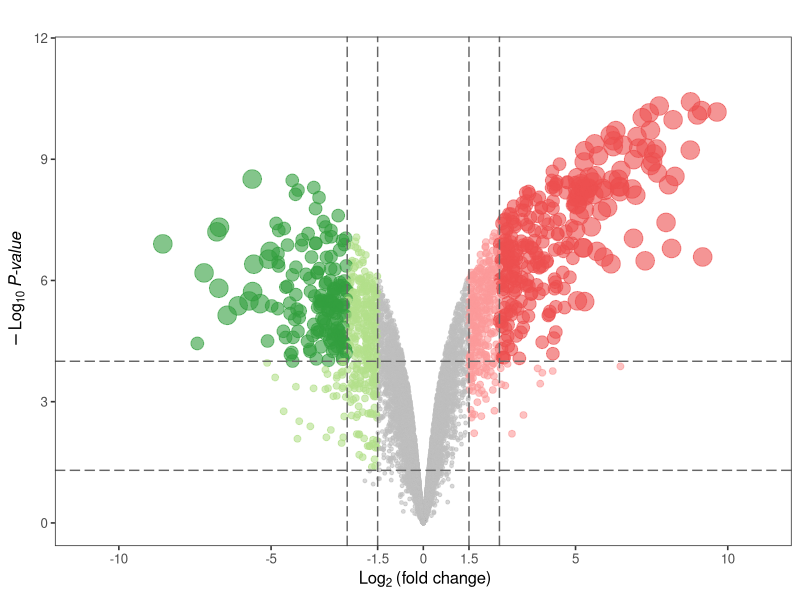
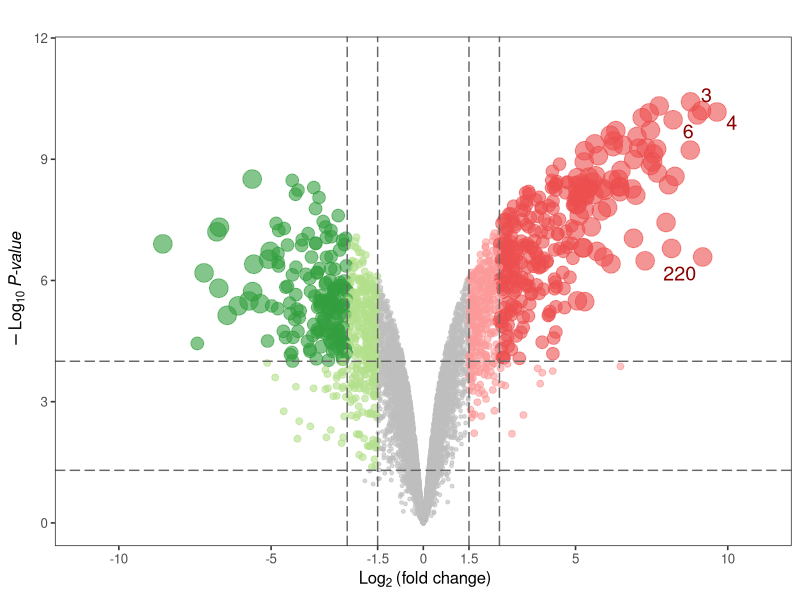
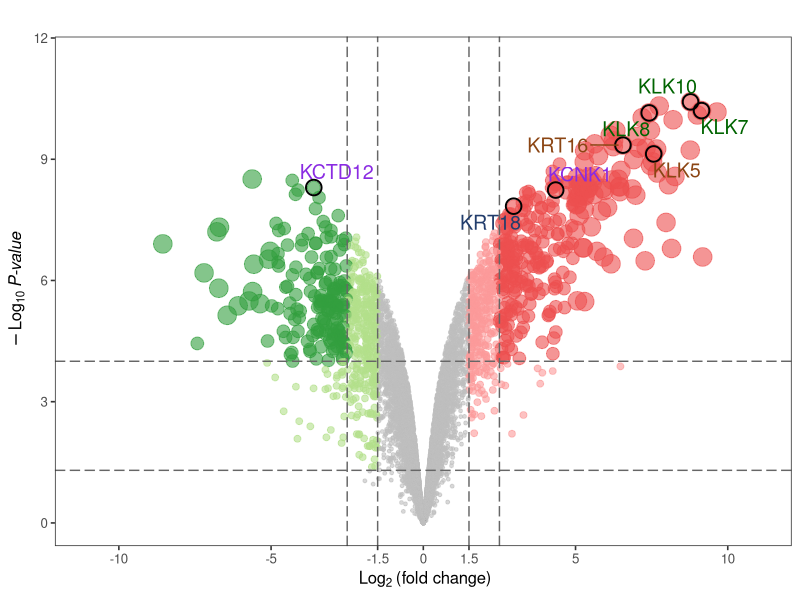
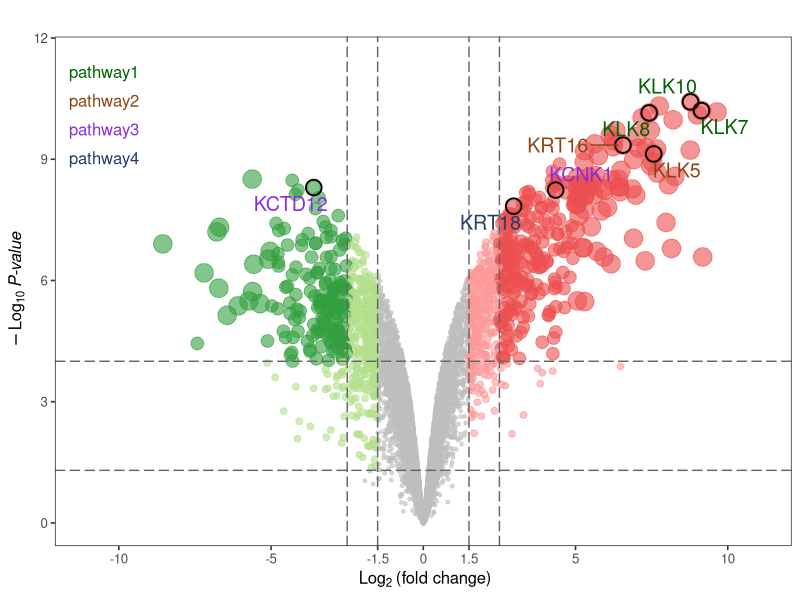
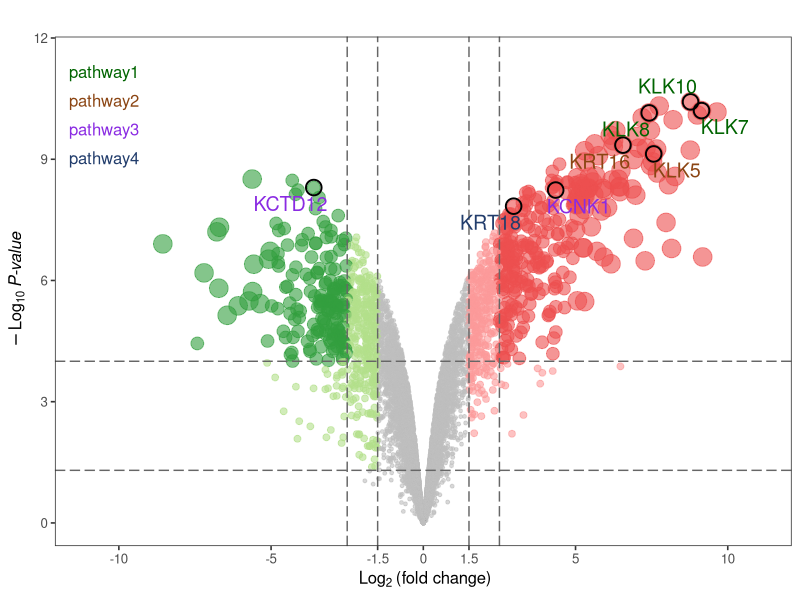

Source code (R) for these figures, in order:
## ---- chunk 1
knitr::opts_chunk$set(echo = TRUE)
## ---- chunk 2
#使用国内镜像安装包
#options("repos"= c(CRAN="https://mirrors.tuna.tsinghua.edu.cn/CRAN/"))
#options(BioC_mirror="http://mirrors.ustc.edu.cn/bioc/")

library(ggplot2)
library(ggrepel)
library(ggthemes)
library(gridExtra)

Sys.setenv(LANGUAGE = "en") #显示英文报错信息
options(stringsAsFactors = FALSE) #禁止chr转成factor
## ---- chunk 3
# 全部基因差异表达分析结果
x <- read.csv("easy_input_limma.csv")
x$label<- x$X
head(x)

# 突出展示感兴趣的基因
selectedGeneID <- read.csv("easy_input_selected.csv")
head(selectedGeneID)

# 提取感兴趣的基因的差异分析结果
x$gsym <- x$label
selectgenes <- merge(selectedGeneID, x, by = "gsym")
head(selectgenes)
## ---- chunk 4
#plot_mode <- "classic" #经典版
plot_mode <- "advanced" #酷炫版

logFCcut <- 1.5 #log2-foldchange
pvalCut <- 0.05 #P.value
adjPcut <- 0.05 #adj.P.value

#for advanced mode
logFCcut2 <- 2.5
logFCcut3 <- 5
pvalCut2 <- 0.0001
pvalCut3 <- 0.00001

#置x，y軸的最大最小位置
xmin <- (range(x$logFC)[1]- (range(x$logFC)[1]+ 10))
xmax <- (range(x$logFC)[1]+ (10-range(x$logFC)[1]))
ymin <- 0
ymax <- max(-log10(x$P.Value)) * 1.1

# 基因名的颜色，需大于等于pathway的数量，这里自定义了足够多的颜色
mycol <- c("darkgreen","chocolate4","blueviolet","#223D6C","#D20A13","#088247","#58CDD9","#7A142C","#5D90BA","#431A3D","#91612D","#6E568C","#E0367A","#D8D155","#64495D","#7CC767")
## ---- chunk 5
if (plot_mode == "classic"){
  # 簡單的setting for color
  x$color_transparent <- ifelse((x$P.Value < pvalCut & x$logFC > logFCcut), "red", ifelse((x$P.Value < pvalCut & x$logFC < -logFCcut), "blue","grey"))
  # 簡單的setting for size
  size <- ifelse((x$P.Value < pvalCut & abs(x$logFC) > logFCcut), 4, 2)
  
} else if (plot_mode == "advanced") {
  # 複雜的的setting for color
  n1 <- length(x[, 1])
  cols <- rep("grey", n1)
  names(cols)<- rownames(x)
  
  #不同阈值的点的颜色
  cols[x$P.Value < pvalCut & x$logFC >logFCcut]<- "#FB9A99"
  cols[x$P.Value < pvalCut2 & x$logFC > logFCcut2]<- "#ED4F4F"
  cols[x$P.Value < pvalCut & x$logFC < -logFCcut]<- "#B2DF8A"
  cols[x$P.Value < pvalCut2 & x$logFC < -logFCcut2]<- "#329E3F"
  color_transparent <- adjustcolor(cols, alpha.f = 0.5)
  x$color_transparent <- color_transparent
  
  # 複雜的的setting for size
  n1 <- length(x[, 1])
  size <- rep(1, n1)
  
  #不同阈值的点的大小
  size[x$P.Value < pvalCut & x$logFC > logFCcut]<- 2
  size[x$P.Value < pvalCut2 & x$logFC > logFCcut2]<- 4
  size[x$P.Value < pvalCut3 & x$logFC > logFCcut3]<- 6
  size[x$P.Value < pvalCut & x$logFC < -logFCcut]<- 2
  size[x$P.Value < pvalCut2 & x$logFC < -logFCcut2]<- 4
  size[x$P.Value < pvalCut3 & x$logFC < -logFCcut3]<- 6
  
} else {
  stop("Unsupport mode")
}

# Construct the plot object
p1 <- ggplot(data=x, aes(logFC, -log10(P.Value), label = label, color = pathway)) +
  geom_point(alpha = 0.6, size = size, colour = x$color_transparent) +

  labs(x=bquote(~Log[2]~"(fold change)"), y=bquote(~-Log[10]~italic("P-value")), title="") + 
  ylim(c(ymin,ymax)) + 
  scale_x_continuous(
    breaks = c(-10, -5, -logFCcut, 0, logFCcut, 5, 10), #刻度线的位置
    labels = c(-10, -5, -logFCcut, 0, logFCcut, 5, 10),
    limits = c(-11, 11) #x轴范围，两侧对称才好看
  ) +
  #或用下面这行：
  #xlim(c(xmin, xmax)) + 

  #画阈值分界线
  geom_vline(xintercept = c(-logFCcut, logFCcut), color="grey40", 
             linetype="longdash", lwd = 0.5) + #虚线的形状和粗细
  geom_hline(yintercept = -log10(pvalCut), color="grey40", 
             linetype="longdash", lwd = 0.5) +
  
  theme_bw(base_size = 12#, base_family = "Times" #修改字体
           ) +
  theme(panel.grid=element_blank())

if (plot_mode == "advanced") {
  p1 <- p1 + 
  geom_vline(xintercept = c(-logFCcut2, logFCcut2), color="grey40", 
             linetype="longdash", lwd = 0.5) +
  geom_hline(yintercept = -log10(pvalCut2), color="grey40", 
             linetype="longdash", lwd = 0.5)
}
p1

# 显示 logFC > n 的基因的基因名
n = 9
p1 + geom_text_repel(aes(x = logFC, y = -log10(P.Value), 
                               label = ifelse(logFC > n, rownames(x),"")),
        colour="darkred", size = 5, box.padding = unit(0.35, "lines"), 
        point.padding = unit(0.3, "lines"))

# 突出显示候选基因
p2 <- p1 + 
  # 在感兴趣的基因外面画个黑色圈
  geom_point(data = selectgenes, alpha = 1, size = 4.6, shape = 1, 
             stroke = 1, #圈粗细
             color = "black") +
  
  # 显示感兴趣的基因的基因名
  scale_color_manual(values = mycol) + 
  geom_text_repel(data = selectgenes, 
                  show.legend = FALSE, #不显示图例
                  size = 5, box.padding = unit(0.35, "lines"), 
        point.padding = unit(0.3, "lines")) +
  guides(color=guide_legend(title = NULL)) 

p2

# 显示pathway
np <- length(unique(selectgenes$pathway))
(labelsInfo <- data.frame(pathway = names(table(selectgenes$pathway)),
                         col = mycol[1:np]))
p2 + annotation_custom(tableGrob(labelsInfo$pathway, rows = c(rep("", np)), cols = "",
                                 theme = ttheme_minimal(base_colour = labelsInfo$col)),
                       ymin = ymax - 2, ymax = ymax, xmin = xmin - 1.5, xmax = xmin)

# 保存到PDF文件
if (plot_mode == "classic"){ggsave("volcano_classic.pdf", width=6,height=5)} else if (plot_mode == "advanced") {ggsave("Volcano_advanced.pdf",width=6,height=5)} else {stop("Unsupport mode")}
## ---- chunk 6
sessionInfo()
